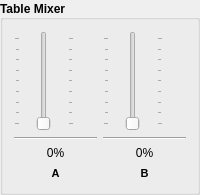
         <widget class="QGroupBox" name="groupBox_19">
          <property name="font">
           <font>
            <weight>75</weight>
            <bold>true</bold>
           </font>
          </property>
          <property name="title">
           <string>Table Mixer</string>
          </property>
          <property name="alignment">
           <set>Qt::AlignLeading|Qt::AlignLeft|Qt::AlignVCenter</set>
          </property>
          <layout class="QHBoxLayout" name="horizontalLayout_78">
           <item>
            <layout class="QVBoxLayout" name="verticalLayout_79">
             <item>
              <spacer name="verticalSpacer_68">
               <property name="orientation">
                <enum>Qt::Vertical</enum>
               </property>
               <property name="sizeType">
                <enum>QSizePolicy::Minimum</enum>
               </property>
               <property name="sizeHint" stdset="0">
                <size>
                 <width>20</width>
                 <height>0</height>
                </size>
               </property>
              </spacer>
             </item>
             <item>
              <widget class="QSlider" name="slider_mix_0_position">
               <property name="sizePolicy">
                <sizepolicy hsizetype="Minimum" vsizetype="Expanding">
                 <horstretch>0</horstretch>
                 <verstretch>0</verstretch>
                </sizepolicy>
               </property>
               <property name="minimumSize">
                <size>
                 <width>60</width>
                 <height>100</height>
                </size>
               </property>
               <property name="maximumSize">
                <size>
                 <width>60</width>
                 <height>200</height>
                </size>
               </property>
               <property name="font">
                <font>
                 <weight>50</weight>
                 <bold>false</bold>
                </font>
               </property>
               <property name="minimum">
                <number>0</number>
               </property>
               <property name="maximum">
                <number>32767</number>
               </property>
               <property name="orientation">
                <enum>Qt::Vertical</enum>
               </property>
               <property name="tickPosition">
                <enum>QSlider::TicksBothSides</enum>
               </property>
               <property name="tickInterval">
                <number>4096</number>
               </property>
              </widget>
             </item>
             <item>
              <widget class="Line" name="line_20">
               <property name="orientation">
                <enum>Qt::Horizontal</enum>
               </property>
              </widget>
             </item>
             <item>
              <widget class="QLabel" name="lbl_mix_0">
               <property name="font">
                <font>
                 <weight>50</weight>
                 <bold>false</bold>
                </font>
               </property>
               <property name="text">
                <string>0%</string>
               </property>
               <property name="alignment">
                <set>Qt::AlignCenter</set>
               </property>
              </widget>
             </item>
             <item>
              <widget class="QLabel" name="lbl_filter_cutoff_23">
               <property name="minimumSize">
                <size>
                 <width>0</width>
                 <height>15</height>
                </size>
               </property>
               <property name="maximumSize">
                <size>
                 <width>16777215</width>
                 <height>15</height>
                </size>
               </property>
               <property name="font">
                <font>
                 <pointsize>8</pointsize>
                 <weight>75</weight>
                 <bold>true</bold>
                </font>
               </property>
               <property name="text">
                <string>A</string>
               </property>
               <property name="alignment">
                <set>Qt::AlignCenter</set>
               </property>
              </widget>
             </item>
            </layout>
           </item>
           <item>
            <layout class="QVBoxLayout" name="verticalLayout_78">
             <item>
              <spacer name="verticalSpacer_67">
               <property name="orientation">
                <enum>Qt::Vertical</enum>
               </property>
               <property name="sizeType">
                <enum>QSizePolicy::Minimum</enum>
               </property>
               <property name="sizeHint" stdset="0">
                <size>
                 <width>20</width>
                 <height>0</height>
                </size>
               </property>
              </spacer>
             </item>
             <item>
              <widget class="QSlider" name="slider_mix_1_position">
               <property name="sizePolicy">
                <sizepolicy hsizetype="Minimum" vsizetype="Expanding">
                 <horstretch>0</horstretch>
                 <verstretch>0</verstretch>
                </sizepolicy>
               </property>
               <property name="minimumSize">
                <size>
                 <width>60</width>
                 <height>100</height>
                </size>
               </property>
               <property name="maximumSize">
                <size>
                 <width>60</width>
                 <height>200</height>
                </size>
               </property>
               <property name="font">
                <font>
                 <weight>50</weight>
                 <bold>false</bold>
                </font>
               </property>
               <property name="minimum">
                <number>0</number>
               </property>
               <property name="maximum">
                <number>32767</number>
               </property>
               <property name="orientation">
                <enum>Qt::Vertical</enum>
               </property>
               <property name="tickPosition">
                <enum>QSlider::TicksBothSides</enum>
               </property>
               <property name="tickInterval">
                <number>4096</number>
               </property>
              </widget>
             </item>
             <item>
              <widget class="Line" name="line_19">
               <property name="orientation">
                <enum>Qt::Horizontal</enum>
               </property>
              </widget>
             </item>
             <item>
              <widget class="QLabel" name="lbl_mix_1">
               <property name="font">
                <font>
                 <weight>50</weight>
                 <bold>false</bold>
                </font>
               </property>
               <property name="text">
                <string>0%</string>
               </property>
               <property name="alignment">
                <set>Qt::AlignCenter</set>
               </property>
              </widget>
             </item>
             <item>
              <widget class="QLabel" name="lbl_filter_cutoff_22">
               <property name="minimumSize">
                <size>
                 <width>0</width>
                 <height>15</height>
                </size>
               </property>
               <property name="maximumSize">
                <size>
                 <width>16777215</width>
                 <height>15</height>
                </size>
               </property>
               <property name="font">
                <font>
                 <pointsize>8</pointsize>
                 <weight>75</weight>
                 <bold>true</bold>
                </font>
               </property>
               <property name="text">
                <string>B</string>
               </property>
               <property name="alignment">
                <set>Qt::AlignCenter</set>
               </property>
              </widget>
             </item>
            </layout>
           </item>
          </layout>
         </widget>
